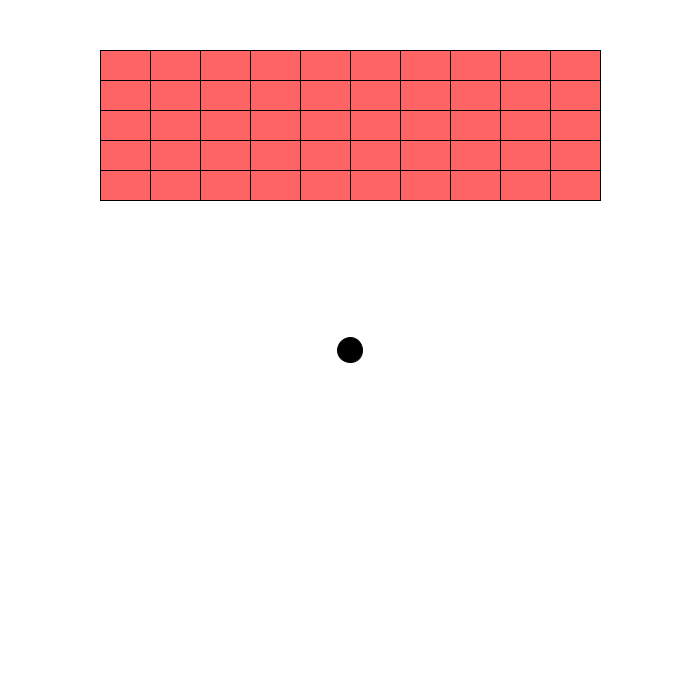
Frame 1 (no input)
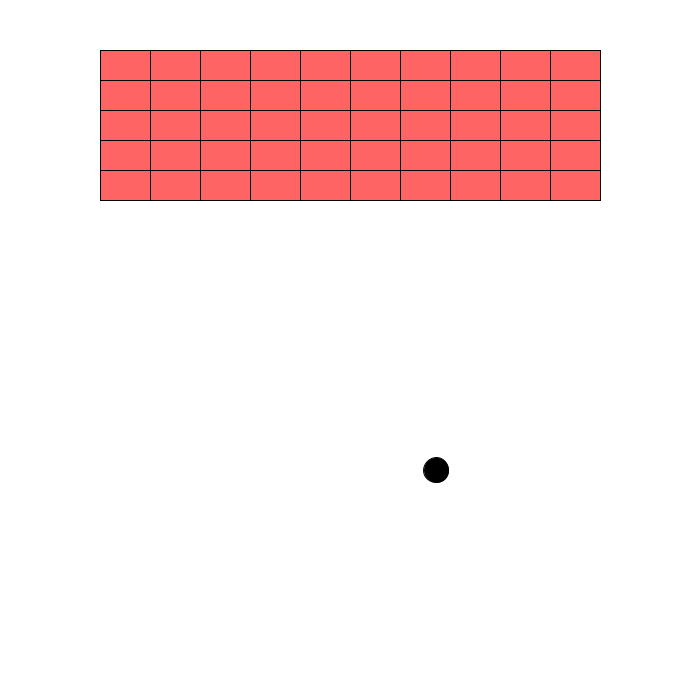
Frame 60 (the mouse pressed at the canvas centre just before this capture)
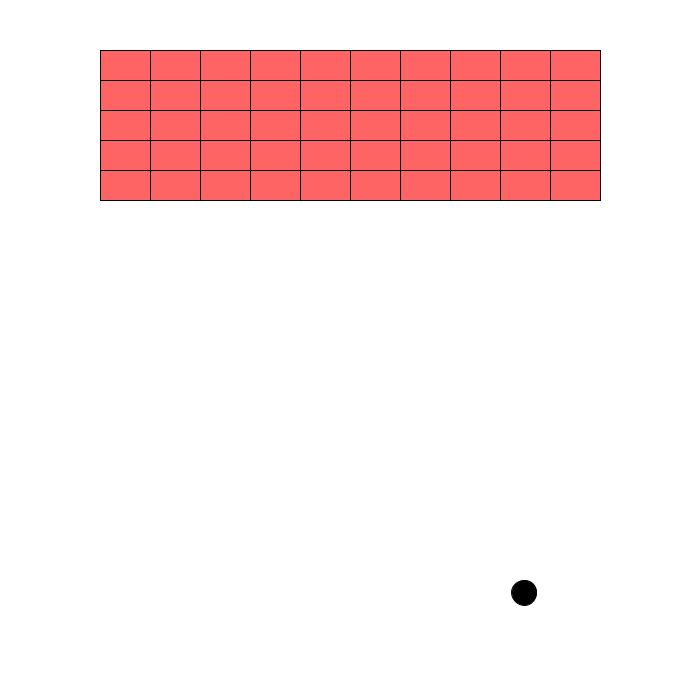
Frame 120 (the mouse held since frame 60 and released just before this capture)

The Processing sketch that drew these frames (run headless with seeded random() and noise(); from frame 60 on, the mouse is pressed at the canvas centre):

// Processing sketch: BrickBreak_Sketch_Feb4
// ── BrickBreak_Sketch_Feb4.pde
Brick bricks;
Ball balls;

void setup() {
  size(700, 700);
  
  bricks = new Brick();
  balls = new Ball(25);
}

void draw() {
  background(255);
  
  bricks.display();
  balls.display();
  balls.move();
  
  //if ball collides with brick, then brick.isActive[i][j] = false
}

// ── Ball.pde
class Ball {
  PVector position;
  PVector velocity;
  float size;
  
  Ball (float s){
    size = s;
    position = new PVector (width/2, height/2);
    velocity = new PVector (random(-5,5),random(1,5));
    
  }
  
  void display(){
    fill(0);
    ellipse(position.x,position.y,size,size);
  }
  
  void move() {
    position.add(velocity);
  }
  
  void checkboundaries(){
    if (position.x >= width - size/2 || position.x < 0 + size/2 ){
      velocity.x *= -1;
    }
    if (position.y < 0 + size/2 ){
      velocity.y *= -1;
    }
    if (position.y >= height - size/2){
      position = new PVector (width/2, height/2);
      velocity = new PVector (random(-5,5),random(1,5));
    }
  }
  
}

// ── Brick.pde
class Brick {
  int col = 10;
  int rows = 5;
  
  PVector[][] position = new PVector[col][rows];
  boolean[][] isActive = new boolean[col][rows];
  
  int w = 50;
  int h = 30;
  
  Brick(){
    for(int i = 0; i < col; i++){
      for(int j = 0; j < rows; j++){
        position[i][j] = new PVector(i*w+100, j*h+50);
        isActive[i][j] = true;
      }
    }
  }
  
  void display() {
    for(int i = 0; i < col; i++){
      for(int j = 0; j < rows; j++){
        if(isActive[i][j]){
          fill(255, 100, 100);
          rect(position[i][j].x, position[i][j].y, w, h);
        }
      }
    }
  }
  
  void destroy() {
    
  }
  
}

// ── Paddle.pde
class Paddle {
  PVector position;
  int w, h;
  
}
